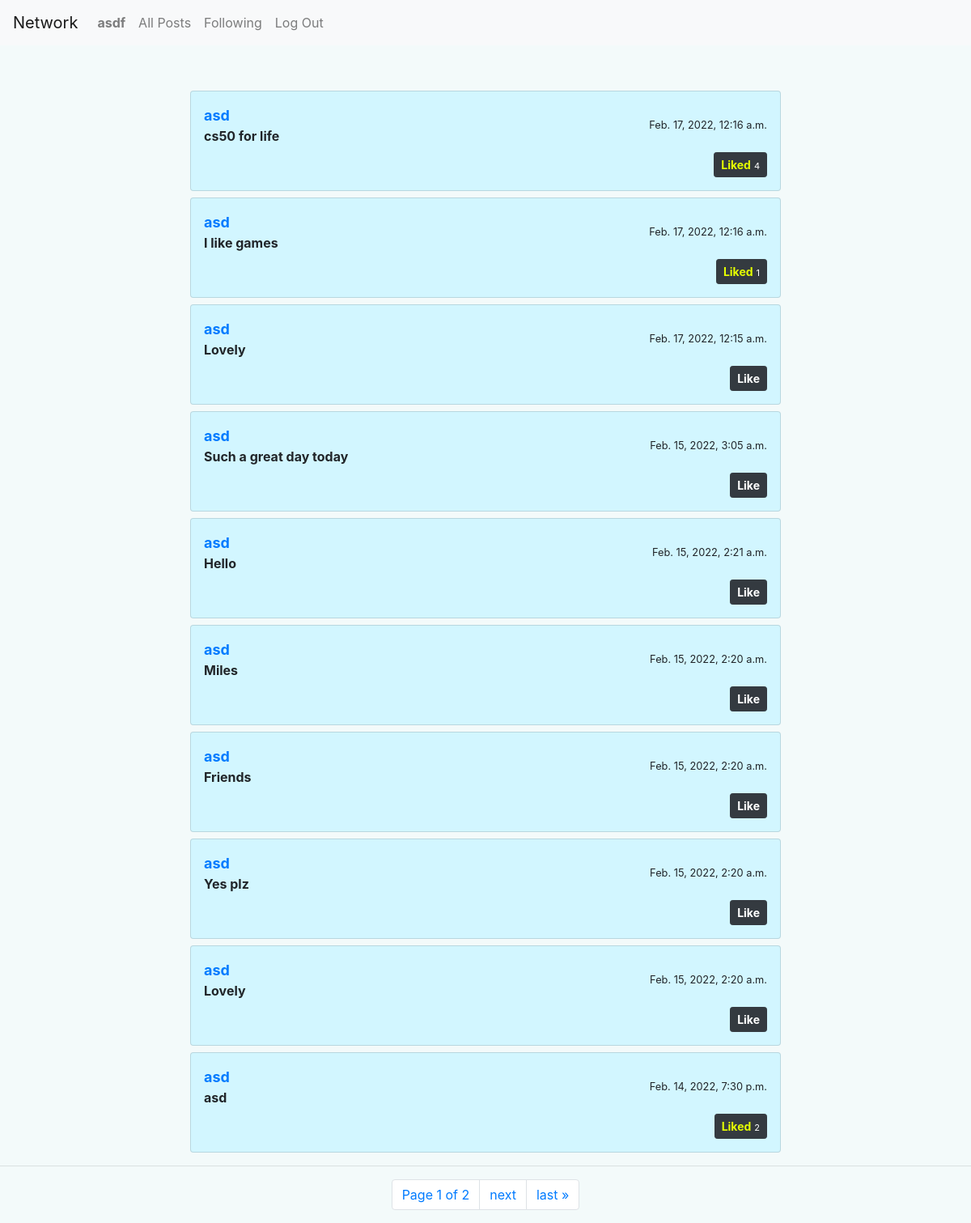
Screenshot of /following/asdf (signed in) with the database file from the repository.
### network/models.py (models this page shows, shortened)
class User(AbstractUser):
    followers = models.ManyToManyField('User', null=True ,related_name="followed")
    def __str__(self):
        return f"{self.username}"

class Post(models.Model):
    creator = models.ForeignKey(User , on_delete=CASCADE, related_name="creatorPosts")
    body = models.TextField(max_length=400)
    created = models.DateTimeField(auto_now_add=True)
    updated = models.DateTimeField(auto_now=True)
    liked = models.ManyToManyField(User, blank=True, null=True)
    likeNum = models.PositiveIntegerField(default=0)
    class Meta:
        ordering = ['-created']

### network/views.py (the view)
# urls.py: path("following/<str:user>", views.following, name="following"),
def following(request, user):
    if not request.user.is_authenticated:
        return HttpResponseRedirect(reverse('login'))
    userid = User.objects.get(username = user).id
    profile = User.objects.filter(followers = userid)
    posts = Post.objects.filter(creator__in = profile)
    paginator = Paginator(posts, 10)
    page_number = request.GET.get('page')
    page_obj = paginator.get_page(page_number)
    print (profile)
    return render(request, "network/following.html", {
        "posts" : posts,
        'page_obj': page_obj
        })

### network/templates/network/following.html (shortened to what this page needs)
{% extends "network/layout.html" %}
{% load crispy_forms_tags %}
{% block body %}
<div class="container mt-5">
    <div class="row d-flex justify-content-center">
        <div class="col-md-8">
            {% for post in page_obj %}
            <div class="card p-3 mt-2" style="background-color: rgb(210, 246, 255);">
                <div class="d-flex justify-content-between align-items-center">
                    <div class="user d-flex flex-row align-items-center">  <span><small class="font-weight-bold text-primary" style="font-size: large;"><a href="{% url 'profile' post.creator %}">{{ post.creator }}</a></small>
                    <div class="post font-weight-bold" id="body{{post.id}}">{{ post.body }}</div>
                    </span> </div> <small>{{ post.created }}</small>
                </div>
                <div class="action d-flex justify-content-between mt-2 align-items-center">
                    <div class="icons align-items-center"> <i class="fa fa-check-circle-o check-icon text-primary">
                        <button onclick="likePost(`{{post.id}}`)" id="likeBtn{{ post.id }}" type="button" class="btn btn-dark btn-sm">
                            {% if request.user in post.liked.all %}
                            <b style="color: rgb(229, 255, 0);">Liked</b> <small style="font-size: 11px;">{{ post.liked.all.count }}</small>
                            {% else %}
                            <b>Like</b> {% endif %}</button>
                    </i> </div>
                </div>
            </div>
            {% endfor %}
        </div>
    </div>
</div>
<hr>
<nav aria-label="Page navigation example">
    <ul class="pagination justify-content-center">
      <li class="page-item"><a class="page-link" href="#">Page {{ page_obj.number }} of {{ page_obj.paginator.num_pages }}</a></li>
        {% if page_obj.has_next %}
            <li class="page-item">
            <a class="page-link" href="?page={{ page_obj.next_page_number }}">next</a></li>
            <li class="page-item">
            <a class="page-link" href="?page={{ page_obj.paginator.num_pages }}">last &raquo;</a></li>
        {% endif %}
    </ul>
  </nav>
{% endblock %}

### network/templates/network/layout.html (shortened to what this page needs)
{% load static %}
{% load crispy_forms_tags %}
<!DOCTYPE html>
<html lang="en">
    <head>
        <link rel="stylesheet" href="https://stackpath.bootstrapcdn.com/bootstrap/4.4.1/css/bootstrap.min.css">
        <link href="{% static 'network/styles.css' %}" rel="stylesheet">
    </head>
    <body style="background-color: rgb(243, 250, 250);">
        <nav class="navbar navbar-expand-lg navbar-light bg-light">
            <a class="navbar-brand" href="{% url 'index' %}">Network</a>
            <div>
              <ul class="navbar-nav mr-auto">
                {% if user.is_authenticated %}
                    <li class="nav-item">
                        <a class="nav-link" href="{% url 'profile' user.username %}"><strong>{{ user.username }}</strong></a>
                    </li>
                {% endif %}
                <li class="nav-item">
                  <a class="nav-link" href="{% url 'index' %}">All Posts</a>
                </li>
                {% if user.is_authenticated %}
                    <li class="nav-item">
                        <a class="nav-link" href="{% url 'following' user.username %}">Following</a>
                    </li>
                    <li class="nav-item">
                        <a class="nav-link" href="{% url 'logout' %}">Log Out</a>
                    </li>
                {% endif %}
              </ul>
            </div>
          </nav>
        <div class="body">
            {% block body %}
            {% endblock %}
        </div>
    </body>
</html>

### rows the page displays
User: username "asdf"
Post: creator "asd", body "cs50 for life", created "Feb. 17, 2022, 12:16 a.m.", liked.all.count "4"
Post: creator "asd", body "I like games", created "Feb. 17, 2022, 12:16 a.m.", liked.all.count "1"
Post: creator "asd", body "Lovely", created "Feb. 17, 2022, 12:15 a.m.", shows "Like"
Post: creator "asd", body "Such a great day today", created "Feb. 15, 2022, 3:05 a.m.", shows "Like"
Post: creator "asd", body "Hello", created "Feb. 15, 2022, 2:21 a.m.", shows "Like"
Post: creator "asd", body "Miles", created "Feb. 15, 2022, 2:20 a.m.", shows "Like"
Post: creator "asd", body "Friends", created "Feb. 15, 2022, 2:20 a.m.", shows "Like"
Post: creator "asd", body "Yes plz", created "Feb. 15, 2022, 2:20 a.m.", shows "Like"
Post: creator "asd", body "Lovely", created "Feb. 15, 2022, 2:20 a.m.", shows "Like"
Post: creator "asd", body "asd", created "Feb. 14, 2022, 7:30 p.m.", liked.all.count "2"

### other values shown
{{ page_obj.number }} "1"
{{ page_obj.paginator.num_pages }} "2"
